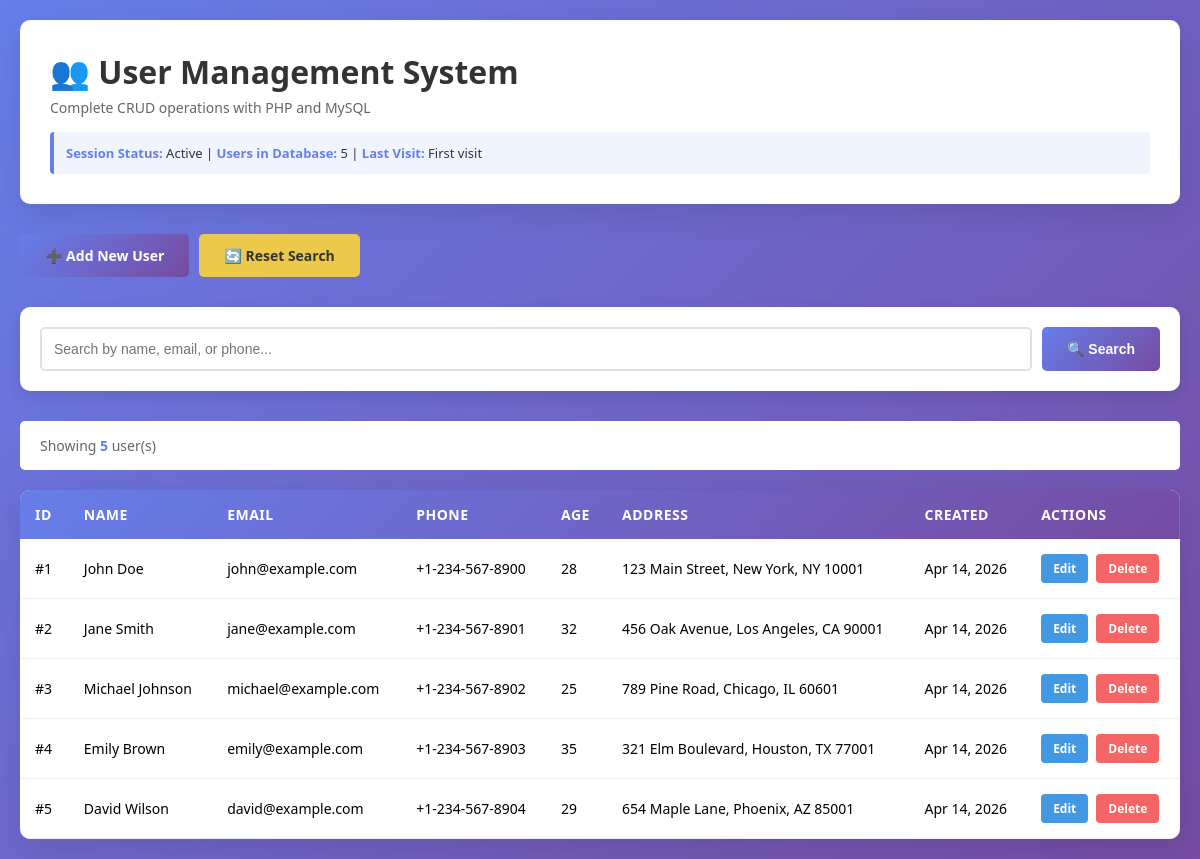
The page / on the database its author committed.
### tables this page shows
CREATE TABLE IF NOT EXISTS users (
    id INT AUTO_INCREMENT PRIMARY KEY,
    name VARCHAR(50) NOT NULL,
    email VARCHAR(100) NOT NULL UNIQUE,
    phone VARCHAR(20) NOT NULL,
    age INT NOT NULL CHECK (age >= 18 AND age <= 120),
    address VARCHAR(200) NOT NULL,
    created_at TIMESTAMP DEFAULT CURRENT_TIMESTAMP,
    updated_at TIMESTAMP DEFAULT CURRENT_TIMESTAMP ON UPDATE CURRENT_TIMESTAMP,
    
     
    INDEX idx_email (email),
    INDEX idx_name (name),
    INDEX idx_phone (phone),
    INDEX idx_created_at (created_at)
);

### config.php (called while the page is built, shortened)
<?php
class User {
    private $pdo;
    public function __construct($pdo) {
        $this->pdo = $pdo;
    }
    public function getAll() {
        try {
            $sql = "SELECT * FROM users ORDER BY created_at DESC";
            $stmt = $this->pdo->prepare($sql);
            $stmt->execute();
            return $stmt->fetchAll();
        } catch (PDOException $e) {
            return [];
        }
    }
}
?>

### index.php (the view, shortened to what this page needs)
<?php
require_once 'config.php';
$user = new User($pdo);
$users = [];
$search_query = '';
if ($_SERVER['REQUEST_METHOD'] === 'POST' && isset($_POST['search'])) {
    $search_query = $_POST['search'] ?? '';
    if (!empty($search_query)) {
        $users = $user->search($search_query);
    }
} else {
    $users = $user->getAll();
}
?>
<!DOCTYPE html>
<html lang="en">
<head>
</head>
<body>
    <div class="container">
        <div class="header">
            <h1>👥 User Management System</h1>
            <p>Complete CRUD operations with PHP and MySQL</p>
            <div class="session-info">
                <strong>Session Status:</strong> Active |
                <strong>Users in Database:</strong> <span id="userCount"><?php echo count($user->getAll()); ?></span> |
                <strong>Last Visit:</strong> <?php echo $_SESSION['last_visit'] ?? 'First visit'; ?>
            </div>
        </div>
        <div class="controls">
            <a href="create.php" class="btn btn-primary">➕ Add New User</a>
            <a href="index.php" class="btn btn-warning">🔄 Reset Search</a>
        </div>
        <div class="search-box">
            <form method="POST" style="display: flex; gap: 10px; width: 100%;">
                <input
                    type="text"
                    name="search"
                    placeholder="Search by name, email, or phone..."
                    value="<?php echo htmlspecialchars($search_query); ?>"
                    autocomplete="off"
                >
                <button type="submit" class="btn btn-primary">🔍 Search</button>
            </form>
        </div>
        <?php if (!empty($users)): ?>
            <div class="user-count">
                Showing <strong><?php echo count($users); ?></strong> user(s)
            </div>
            <div class="table-responsive">
                <table>
                    <thead>
                        <tr>
                            <th>ID</th>
                            <th>Name</th>
                            <th>Email</th>
                            <th>Phone</th>
                            <th>Age</th>
                            <th>Address</th>
                            <th>Created</th>
                            <th>Actions</th>
                        </tr>
                    </thead>
                    <tbody>
                        <?php foreach ($users as $u): ?>
                            <tr>
                                <td>#<?php echo htmlspecialchars($u['id']); ?></td>
                                <td><?php echo htmlspecialchars($u['name']); ?></td>
                                <td><?php echo htmlspecialchars($u['email']); ?></td>
                                <td><?php echo htmlspecialchars($u['phone']); ?></td>
                                <td><?php echo htmlspecialchars($u['age']); ?></td>
                                <td><?php echo htmlspecialchars($u['address']); ?></td>
                                <td><?php echo date('M d, Y', strtotime($u['created_at'])); ?></td>
                                <td>
                                    <div class="action-buttons">
                                        <a href="edit.php?id=<?php echo $u['id']; ?>" class="btn btn-small btn-edit">Edit</a>
                                        <a href="delete.php?id=<?php echo $u['id']; ?>" class="btn btn-small btn-delete" onclick="return confirm('Are you sure?')">Delete</a>
                                    </div>
                                </td>
                            </tr>
                        <?php endforeach; ?>
                    </tbody>
                </table>
            </div>
        <?php endif; ?>
    </div>
</body>
</html>

### index.php (style rules this page uses)
* { margin: 0; padding: 0; box-sizing: border-box; }
body { font-family: 'Segoe UI', Tahoma, Geneva, Verdana, sans-serif; background: linear-gradient(135deg, #667eea 0%, #764ba2 100%); min-height: 100vh; padding: 20px; }
.container { max-width: 1200px; margin: 0 auto; }
.header { background: white; padding: 30px; border-radius: 10px; margin-bottom: 30px; box-shadow: 0 10px 30px rgba(0, 0, 0, 0.1); }
.header h1 { color: #333; margin-bottom: 5px; font-size: 32px; }
.header p { color: #666; font-size: 14px; }
.session-info { background: #f0f4ff; border-left: 4px solid #667eea; padding: 12px; border-radius: 4px; margin-top: 15px; font-size: 13px; color: #333; }
.session-info strong { color: #667eea; }
.controls { display: flex; gap: 10px; margin-bottom: 30px; flex-wrap: wrap; }
.btn { padding: 12px 25px; border: none; border-radius: 5px; font-size: 14px; font-weight: 600; cursor: pointer; transition: all 0.3s; text-decoration: none; display: inline-flex; align-items: center; gap: 8px; }
.btn-primary { background: linear-gradient(135deg, #667eea 0%, #764ba2 100%); color: white; }
.btn-warning { background: #ecc94b; color: #333; }
.search-box { background: white; padding: 20px; border-radius: 10px; margin-bottom: 30px; box-shadow: 0 5px 15px rgba(0, 0, 0, 0.1); display: flex; gap: 10px; }
.search-box input { flex: 1; padding: 12px; border: 2px solid #e0e0e0; border-radius: 5px; font-size: 14px; }
.table-responsive { background: white; border-radius: 10px; overflow: hidden; box-shadow: 0 10px 30px rgba(0, 0, 0, 0.1); }
table { width: 100%; border-collapse: collapse; }
thead { background: linear-gradient(135deg, #667eea 0%, #764ba2 100%); color: white; }
th { padding: 15px; text-align: left; font-weight: 600; font-size: 14px; text-transform: uppercase; letter-spacing: 0.5px; }
td { padding: 15px; border-bottom: 1px solid #f0f0f0; font-size: 14px; }
.action-buttons { display: flex; gap: 8px; }
.btn-small { padding: 6px 12px; font-size: 12px; border-radius: 4px; text-decoration: none; cursor: pointer; border: none; transition: all 0.2s; }
.btn-edit { background: #4299e1; color: white; }
.btn-delete { background: #f56565; color: white; }
.user-count { background: white; padding: 15px 20px; border-radius: 5px; margin-bottom: 20px; font-size: 14px; color: #666; }
.user-count strong { color: #667eea; font-weight: 700; }

### rows shown on the page
users: id "1", name "John Doe", email "john@example.com", phone "+1-234-567-8900", age "28", address "123 Main Street, New York, NY 10001", created_at "Apr 14, 2026"
users: id "2", name "Jane Smith", email "jane@example.com", phone "+1-234-567-8901", age "32", address "456 Oak Avenue, Los Angeles, CA 90001", created_at "Apr 14, 2026"
users: id "3", name "Michael Johnson", email "michael@example.com", phone "+1-234-567-8902", age "25", address "789 Pine Road, Chicago, IL 60601", created_at "Apr 14, 2026"
users: id "4", name "Emily Brown", email "emily@example.com", phone "+1-234-567-8903", age "35", address "321 Elm Boulevard, Houston, TX 77001", created_at "Apr 14, 2026"
users: id "5", name "David Wilson", email "david@example.com", phone "+1-234-567-8904", age "29", address "654 Maple Lane, Phoenix, AZ 85001", created_at "Apr 14, 2026"

### other values the page prints
count($user->getAll()) "5"
$_SESSION['last_visit'] "First visit"
count($users) "5"
